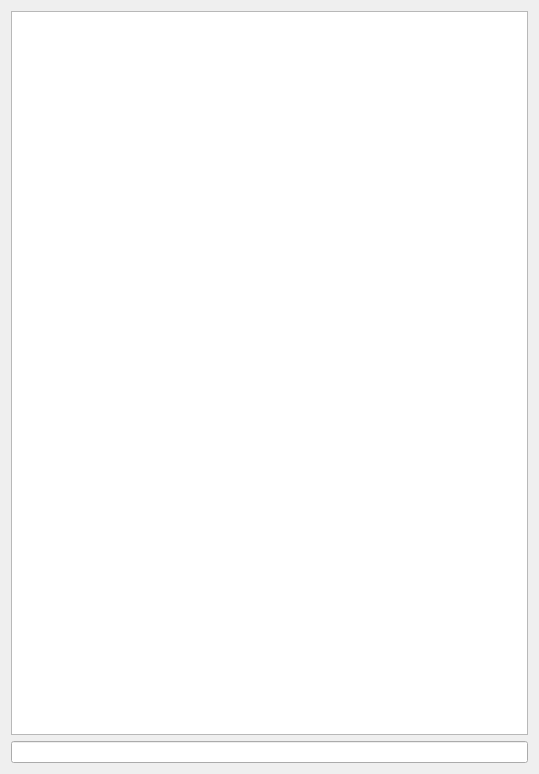
<?xml version="1.0" encoding="UTF-8"?>
<ui version="4.0">
 <class>ConsoleDialog</class>
 <widget class="QWidget" name="ConsoleDialog">
  <property name="geometry">
   <rect>
    <x>0</x>
    <y>0</y>
    <width>539</width>
    <height>774</height>
   </rect>
  </property>
  <property name="windowTitle">
   <string>Console</string>
  </property>
  <layout class="QVBoxLayout" name="verticalLayout">
   <item>
    <widget class="QTextBrowser" name="TextView"/>
   </item>
   <item>
    <widget class="CommandEdit" name="CommandEntry"/>
   </item>
  </layout>
 </widget>
 <customwidgets>
  <customwidget>
   <class>CommandEdit</class>
   <extends>QLineEdit</extends>
   <header>commandedit.h</header>
  </customwidget>
 </customwidgets>
 <resources/>
 <connections/>
</ui>
